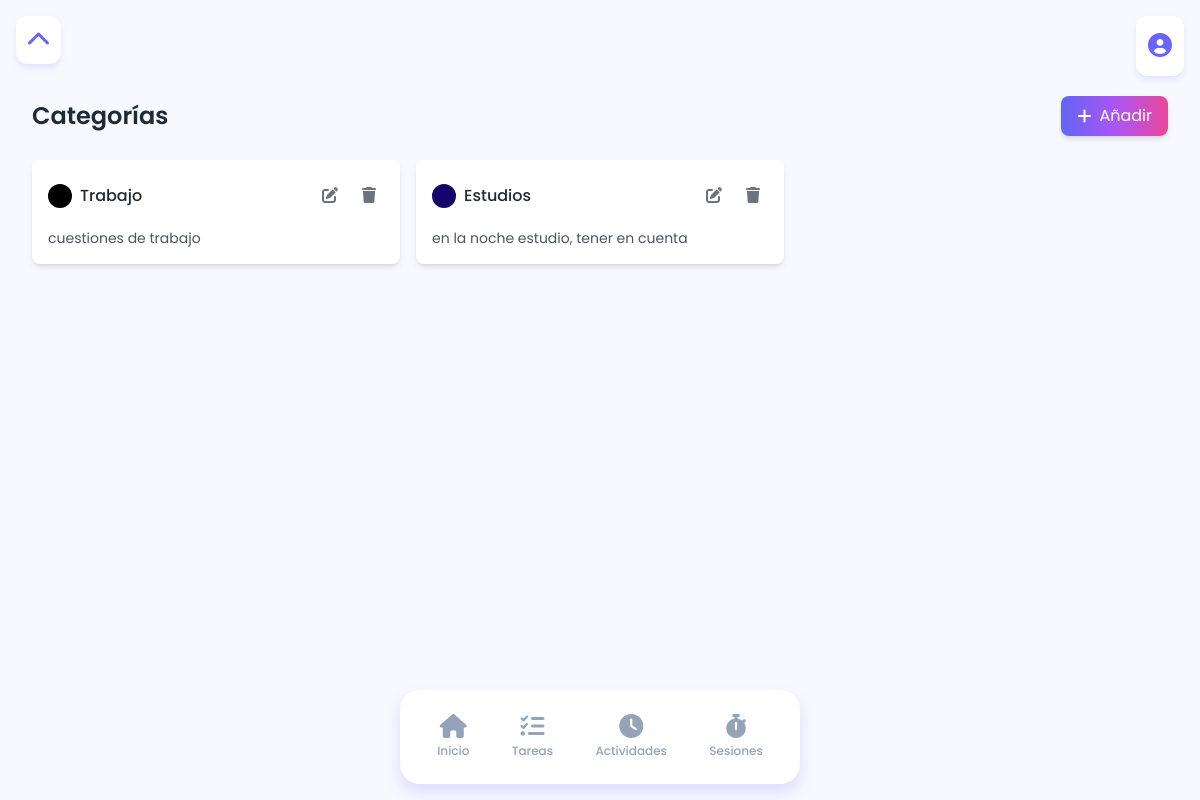
The page /tasks/categories/ (signed in) on the database its author committed.
### apps/tasks/models.py (models this page shows)
class TaskCategory(models.Model):
    name = models.CharField(max_length=100)
    description = models.TextField(blank=True)
    color = models.CharField(max_length=7, default="#000000")
    user = models.ForeignKey(settings.AUTH_USER_MODEL, on_delete=models.CASCADE)
    created_at = models.DateTimeField(auto_now_add=True)
    class Meta:
        verbose_name_plural = "Task Categories"

### apps/tasks/views/categories.py (the view)
class CategoryListView(LoginRequiredMixin, ListView):
    model = TaskCategory
    template_name = 'tasks/categories.html'
    context_object_name = 'categories'
    def get_queryset(self):
        return TaskCategory.objects.filter(user=self.request.user)
    def get_context_data(self, **kwargs):
        context = super().get_context_data(**kwargs)
        context['form_url'] = reverse_lazy('tasks:category_create')
        context['category'] = None  # Para el formulario vacío
        return context

### apps/security/models.py (called while the page is built)
    def get_full_name(self):
        return f"{self.first_name} {self.last_name}".strip()

    def get_profile_photo(self):
        if self.profile_photo and hasattr(self.profile_photo, 'url'):
            return self.profile_photo.url
        default_photo_url = getattr(settings, 'DEFAULT_PROFILE_PHOTO_URL', None)
        if default_photo_url:
            return default_photo_url
        return '/static/img/default-profile-photo.png'

### templates/tasks/categories.html (shortened to what this page needs)
{% extends 'includes/base.html' %}
{% load static %}
{% block content %}
<div class="p-4">
    <div class="flex justify-between items-center mb-6">
        <h1 class="text-2xl font-semibold text-gray-800">Categorías</h1>
        <button id="addCategoryBtn" class="bg-gradient-to-r from-indigo-500 via-purple-500 to-pink-500 hover:bg-gradient-to-l text-white px-4 py-2 rounded-lg shadow-md transition-all duration-200 flex items-center gap-2">
            <i class="fas fa-plus"></i>
            <span>Añadir</span>
        </button>
    </div>
    <div id="categoriesContainer" class="grid grid-cols-1 md:grid-cols-2 lg:grid-cols-3 gap-4">
        {% for category in categories %}
            {% include 'includes/category_card.html' with category=category %}
        {% endfor %}
    </div>
</div>
{% endblock %}

### templates/includes/category_card.html
<div class="category-card bg-white rounded-lg shadow-md p-4 relative" data-category-id="{{ category.id }}">
    <div class="flex items-center justify-between mb-3">
        <div class="flex items-center">
            <span class="color-preview" style="background-color: {{ category.color }}"></span>
            <h3 class="category-name font-medium text-gray-800">{{ category.name }}</h3>
        </div>
        <div class="flex items-center gap-2">
            <button class="edit-category-btn text-gray-500 hover:text-primary transition-colors p-2">
                <i class="fas fa-edit"></i>
            </button>
            <button class="delete-category-btn text-gray-500 hover:text-accent transition-colors p-2">
                <i class="fas fa-trash"></i>
            </button>
        </div>
    </div>
    {% if category.description %}
    <p class="text-gray-600 text-sm">{{ category.description }}</p>
    {% endif %}
</div>

### static/css/styles.css (style rules this page uses)
:root { --color-primary: #6C63FF; --color-secondary: #2A2A72; --color-accent: #FF6B6B; --color-success: #4CAF50; --color-background: #F8F9FF; --color-surface: #FFFFFF; --color-text: #2C3E50; --gradient-primary: linear-gradient(135deg, #6C63FF 0%, #2A2A72 100%); --shadow-sm: 0 2px 4px rgba(108, 99, 255, 0.1); --shadow-md: 0 4px 6px rgba(108, 99, 255, 0.15); --shadow-lg: 0 8px 16px rgba(108, 99, 255, 0.2); --radius-sm: 8px; --radius-md: 12px; --radius-lg: 20px; --safe-area-inset-bottom: env(safe-area-inset-bottom, 0); }
* { margin: 0; padding: 0; box-sizing: border-box; font-family: 'Poppins', sans-serif; }
body { background: var(--color-background); color: var(--color-text); min-height: 100vh; overflow: hidden; }

### static/css/auth.css (style rules this page uses)
:root { --primary-color: #6C63FF; --primary-hover: #5b54ff; --error-color: #f44336; --success-color: #4CAF50; --text-color: #333; --text-secondary: #666; --border-color: #eee; --background-light: #f5f5f5; --box-shadow: 0 8px 30px rgba(0, 0, 0, 0.1); --transition: all 0.3s ease; }

### templates/tasks/categories.html (style rules this page uses)
.color-preview { width: 24px; height: 24px; border-radius: 50%; display: inline-block; margin-right: 8px; vertical-align: middle; }
.category-card { transition: transform 0.2s ease, box-shadow 0.2s ease; }

### rows shown on the page
TaskCategory: name "Trabajo", description "cuestiones de trabajo"
TaskCategory: name "Estudios", description "en la noche estudio, tener en cuenta"
